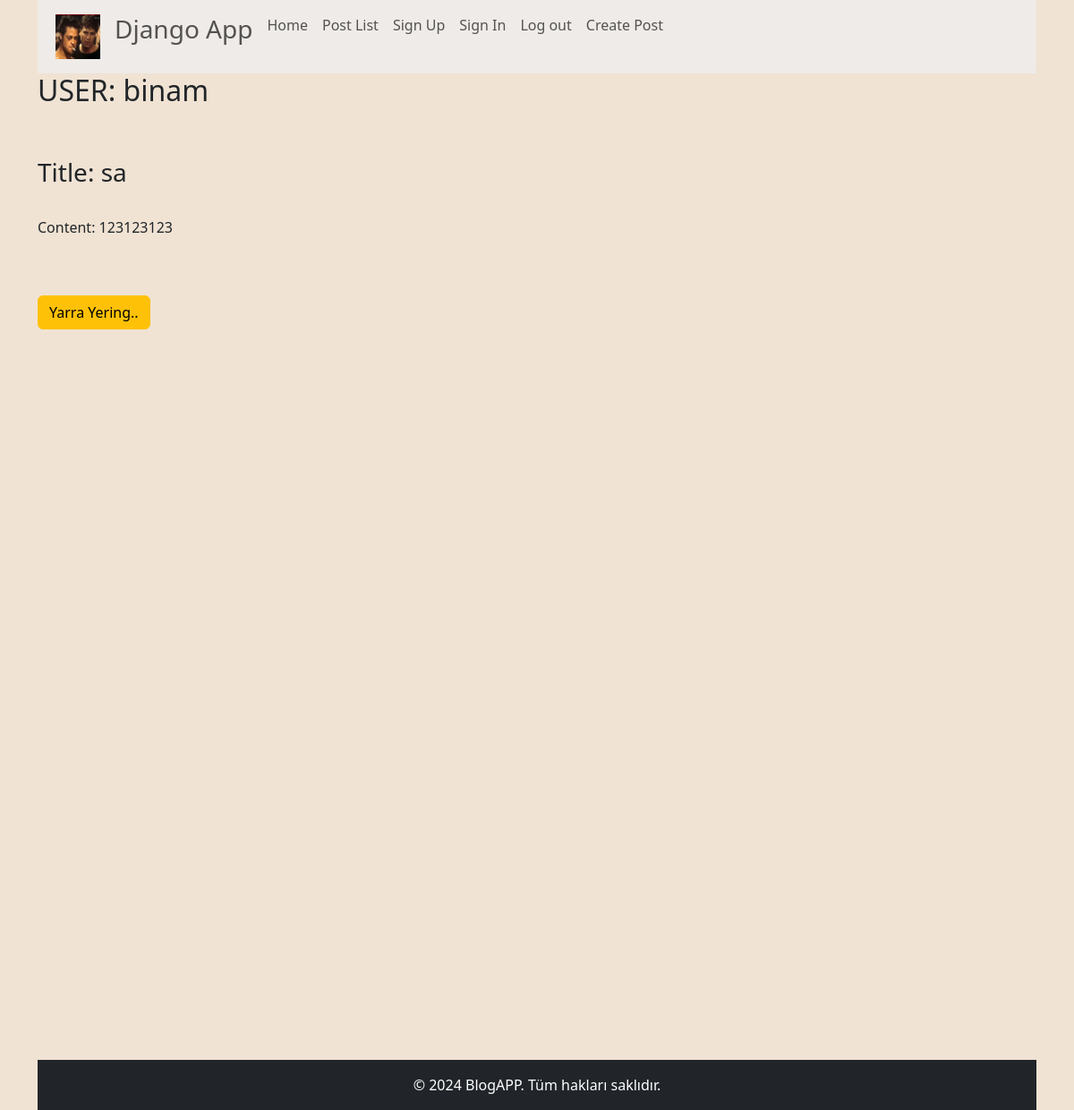
The page /1 on the database its author committed.
### blog/models.py (models this page shows, shortened)
class Post(models.Model):
    title = models.CharField(max_length=255)
    content = models.TextField()
    owner = models.ForeignKey(User, on_delete=models.CASCADE, related_name='posts')

### blog/views.py (the view)
# urls.py: path("<int:pk>", UserDetailView.as_view(), name="userDetails"),
class UserDetailView(DetailView):
	model = Post
	template_name = 'blog/details-user.html'
	context_object_name = 'user_details'

### blog/templates/blog/details-user.html
{% extends 'base.html' %}
{% block content %}
	<h2>USER: {{ user_details.owner.username }}</h2><br><br>
	<h3> Title: {{ user_details.title }}</h3><br>
	<p> Content: {{ user_details.content }}</p><br><br>
{% endblock %}

### rows shown on the page
Post: owner.username "binam", title "sa", content "123123123"
